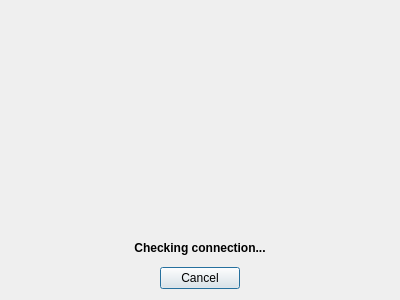
<?xml version="1.0" encoding="UTF-8"?>
<ui version="4.0">
 <class>ArduinoConnectionDialog</class>
 <widget class="QDialog" name="ArduinoConnectionDialog">
  <property name="geometry">
   <rect>
    <x>0</x>
    <y>0</y>
    <width>400</width>
    <height>300</height>
   </rect>
  </property>
  <property name="windowTitle">
   <string>Dialog</string>
  </property>
  <layout class="QVBoxLayout" name="verticalLayout" stretch="0,0,0">
   <property name="sizeConstraint">
    <enum>QLayout::SetMinimumSize</enum>
   </property>
   <item alignment="Qt::AlignHCenter">
    <widget class="QWidget" name="widget" native="true">
     <layout class="QVBoxLayout" name="verticalLayout_2"/>
    </widget>
   </item>
   <item>
    <widget class="QLabel" name="label_2">
     <property name="maximumSize">
      <size>
       <width>2400</width>
       <height>25</height>
      </size>
     </property>
     <property name="text">
      <string>&lt;b&gt;Checking connection...&lt;/b&gt;</string>
     </property>
     <property name="textFormat">
      <enum>Qt::RichText</enum>
     </property>
     <property name="alignment">
      <set>Qt::AlignCenter</set>
     </property>
    </widget>
   </item>
   <item>
    <widget class="QDialogButtonBox" name="buttonBox">
     <property name="layoutDirection">
      <enum>Qt::LeftToRight</enum>
     </property>
     <property name="orientation">
      <enum>Qt::Horizontal</enum>
     </property>
     <property name="standardButtons">
      <set>QDialogButtonBox::Cancel</set>
     </property>
     <property name="centerButtons">
      <bool>true</bool>
     </property>
    </widget>
   </item>
  </layout>
 </widget>
 <resources/>
 <connections>
  <connection>
   <sender>buttonBox</sender>
   <signal>clicked(QAbstractButton*)</signal>
   <receiver>ArduinoConnectionDialog</receiver>
   <slot>close()</slot>
   <hints>
    <hint type="sourcelabel">
     <x>199</x>
     <y>277</y>
    </hint>
    <hint type="destinationlabel">
     <x>199</x>
     <y>149</y>
    </hint>
   </hints>
  </connection>
 </connections>
</ui>
